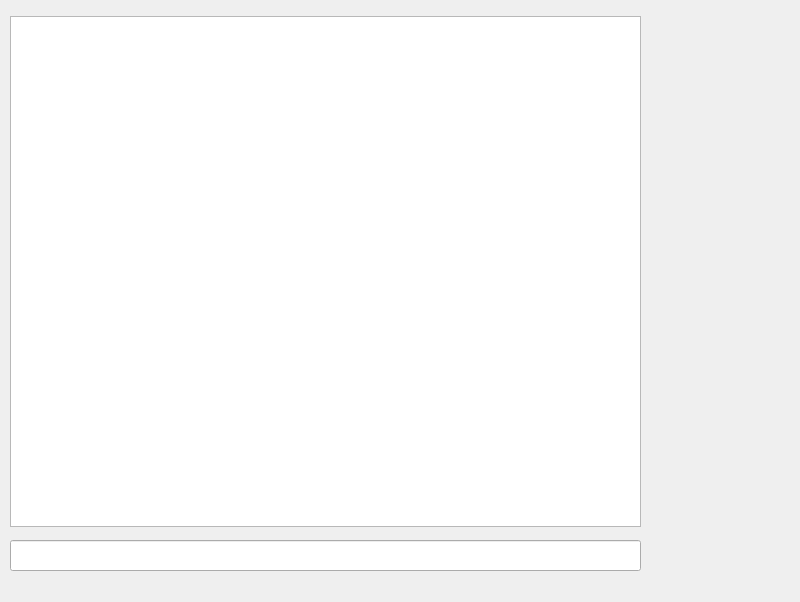
<?xml version="1.0" encoding="UTF-8"?>
<ui version="4.0">
 <class>ListenSession</class>
 <widget class="QMainWindow" name="ListenSession">
  <property name="geometry">
   <rect>
    <x>0</x>
    <y>0</y>
    <width>800</width>
    <height>602</height>
   </rect>
  </property>
  <property name="windowTitle">
   <string>MainWindow</string>
  </property>
  <widget class="QWidget" name="centralwidget">
   <widget class="QTextEdit" name="textEdit">
    <property name="geometry">
     <rect>
      <x>10</x>
      <y>16</y>
      <width>631</width>
      <height>511</height>
     </rect>
    </property>
   </widget>
   <widget class="QLineEdit" name="lineEdit">
    <property name="geometry">
     <rect>
      <x>10</x>
      <y>540</y>
      <width>631</width>
      <height>31</height>
     </rect>
    </property>
   </widget>
  </widget>
  <widget class="QMenuBar" name="menubar">
   <property name="geometry">
    <rect>
     <x>0</x>
     <y>0</y>
     <width>800</width>
     <height>26</height>
    </rect>
   </property>
  </widget>
 </widget>
 <resources/>
 <connections/>
</ui>
